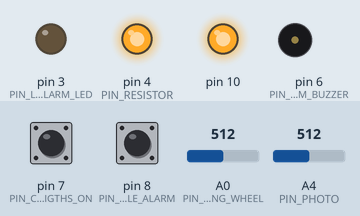
This sketch was run on a simulated Arduino Uno, built with avr-gcc and run on an emulated ATmega328P. On the bench: output pins drawn as LEDs (lit = HIGH), buzzer (waves = sounding, pin HIGH). The test bench sets the inputs (shaded band); at power-on: A0 (PIN_STEERING_WHEEL) = 512, pin 7 (PIN_CAR_LIGTHS_ON) HIGH, pin 8 (PIN_DISABLE_ALARM) HIGH, A4 (PIN_PHOTO) = 512.

Above: at 1.2 s.
1.3 s: A0 (PIN_STEERING_WHEEL) set to 716
Timing chart, 0 to 4.3 s (numbered marks = the images above; inputs shaded):
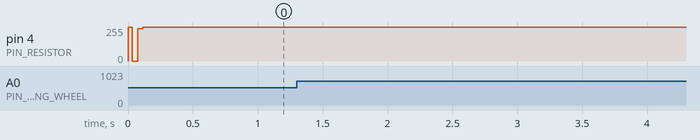

The sketch:

toyota_combo_1.ino
```cpp
#include "SteeringWheelController.h"
#include "LightsReminderController.h"

#include <SPI.h>

#define PIN_STEERING_WHEEL A0
#define PIN_RESISTOR 4

#define PIN_PHOTO A4

#define PIN_LIGHTS_ALARM_LED 3
#define PIN_LIGHTS_ALARM_BUZZER 6

#define PIN_DISABLE_ALARM 8
#define PIN_CAR_LIGTHS_ON 7

SteeringWheelController steeringWheelController(
                  PIN_STEERING_WHEEL,
                  PIN_RESISTOR);

LightsReminderController lightsReminderController(
                  PIN_PHOTO,
                  PIN_LIGHTS_ALARM_LED,
                  PIN_LIGHTS_ALARM_BUZZER,
                  PIN_DISABLE_ALARM,
                  PIN_CAR_LIGTHS_ON);

void setup() {
  steeringWheelController.setup();
  lightsReminderController.setup();
  SPI.begin();
  steeringWheelController.afterSetup();
}

void loop() {
  steeringWheelController.check();
  lightsReminderController.check();
}
```

CustomCommand.h
```cpp
#define COMMAND_NONE 0
#define COMMAND_VOLUME_UP 1
#define COMMAND_VOLUME_DOWN 2
#define COMMAND_CHANNEL_UP 3
#define COMMAND_CHANNEL_DOWN 4
#define COMMAND_MODE 5
```

LightsAlarm.cpp
```cpp
#include "LightsAlarm.h"
#include <Arduino.h>

LightsAlarm::LightsAlarm(int pinLed, int pinBuzzer) {
    pinLed_ = pinLed;
    pinBuzzer_ = pinBuzzer;
    alarmCount_ = 0;
}

void LightsAlarm::setup() {
  pinMode(pinLed_, OUTPUT);
  pinMode(pinBuzzer_, OUTPUT);
}

void LightsAlarm::alarmWithLED() {
  int led = LOW;
  if (alarmCount_ == 0 || alarmCount_ == 1
      || alarmCount_ == 5 || alarmCount_ == 9)
    led = HIGH;
  digitalWrite(pinLed_, led);
}

void LightsAlarm::alarmWithTone() {
  if (alarmCount_ == 0)
    tone(pinBuzzer_, 1976);
  else if (alarmCount_ == 1)
    tone(pinBuzzer_, 1760);
  else
    noTone(pinBuzzer_);
}

void LightsAlarm::alarmTickOn() {
  alarmWithLED();
  alarmWithTone();

  if (++alarmCount_ >= 40)
    alarmCount_ = 0;
}

void LightsAlarm::alarmOff() {
  digitalWrite(pinLed_, LOW);
  noTone(pinBuzzer_);
  alarmCount_ = 0;
}
```

LightsAlarm.h
```cpp
class LightsAlarm {
private:
    int pinLed_;
    int pinBuzzer_;
    int alarmCount_;
    void alarmWithLED();
    void alarmWithTone();
public:
    LightsAlarm(int pinLed, int pinBuzzer);
    void setup();
    void alarmTickOn();
    void alarmOff();
};
```

LightsReminderController.cpp
```cpp
#include "LightsReminderController.h"
#include <Arduino.h>

#define SENSOR_TOO_DARK 200
#define SENSOR_DAY_LIGHT 300

#define ARROW_NIGHT_VALUE 0
#define ARROW_DAY_VALUE 40

bool isTooDarkSensor(int photoValue) {
  return photoValue <= SENSOR_TOO_DARK;
}

bool isDayLightSensor(int photoValue) {
  return photoValue >= SENSOR_DAY_LIGHT;
}

LightsReminderController::LightsReminderController(int pinPhoto, int pinLightsAlarmLed,
    int pinLightsAlarmBuzzer, int pinDisable,
    int pinLightsAlreadyOn)
    : photo_(pinPhoto), lightsAlarm_(pinLightsAlarmLed, pinLightsAlarmBuzzer) {
    lastLightsCheckedAt_ = 0;
    arrow_ = ARROW_DAY_VALUE;
    pinDisable_ = pinDisable;
    pinLightsAlreadyOn_ = pinLightsAlreadyOn;
    day_ = true;
}

void LightsReminderController::setup() {
    photo_.setup();
    lightsAlarm_.setup();
    pinMode(pinDisable_, INPUT_PULLUP);
    pinMode(pinLightsAlreadyOn_, INPUT_PULLUP);
}

bool LightsReminderController::timeToCheckLights() {
  unsigned long now = millis();
  unsigned long passed = now - lastLightsCheckedAt_;
  if (passed >= 250 /*ms*/) {
    lastLightsCheckedAt_ = now;
    return true;
  } else {
    return false;
  }
}

bool LightsReminderController::isCarLightsOn() {
  return digitalRead(pinLightsAlreadyOn_) == LOW;
}

bool LightsReminderController::isDisableAlarm() {
  return digitalRead(pinDisable_) == LOW;
}

void LightsReminderController::analyzeDayOrNight(int photoValue) {
  if (isTooDarkSensor(photoValue))
    arrow_ -= 1;

  if (isDayLightSensor(photoValue))
    arrow_ += 2; // Move the arrow faster from night to day: += 2

  if (isDisableAlarm() || isCarLightsOn())
    arrow_ = ARROW_DAY_VALUE;

  if (arrow_ >= ARROW_DAY_VALUE) {
    arrow_ = ARROW_DAY_VALUE;
    day_ = true;
  }

  if (arrow_ <= ARROW_NIGHT_VALUE) {
    arrow_ = ARROW_NIGHT_VALUE;
    day_ = false;
  }
}

void LightsReminderController::check() {
  if (!timeToCheckLights())
    return;

  analyzeDayOrNight(photo_.readSensor());

  if (day_)
    lightsAlarm_.alarmOff();
  else
    lightsAlarm_.alarmTickOn();
}
```

LightsReminderController.h
```cpp
#include "PhotoSensor.h"
#include "LightsAlarm.h"

class LightsReminderController {
private:
    PhotoSensor photo_;
    LightsAlarm lightsAlarm_;
    int pinDisable_;
    int pinLightsAlreadyOn_;
    unsigned long lastLightsCheckedAt_;
    int arrow_;
    bool day_;

    bool timeToCheckLights();
    void analyzeDayOrNight(int photoValue);
    bool isCarLightsOn();
    bool isDisableAlarm();

public:
    LightsReminderController(int pinPhoto,
        int pinLightsAlarmLed,
        int pinLightsAlarmBuzzer, int pinDisable,
        int pinLightsAlreadyOn);
    void setup();
    void check();
};
```

MCP4151_104E.cpp
```cpp
#include "MCP4151_104E.h"
#include <Arduino.h>
#include <SPI.h>

/*
 * Connect/disconnect the R0W
 */
void setPotOnOff(int potPin, bool on) {
  digitalWrite(potPin, LOW);
  delay(1);

  SPI.transfer(B01000001);

  if (on)
    SPI.transfer(B11111111);
  else
    SPI.transfer(B11011101);

  delay(1);
  digitalWrite(potPin, HIGH);
  delay(1);
}

void setPot(int potPin, int steps) {
  digitalWrite(potPin, LOW);
  delay(1);
  SPI.transfer(B00000000 | ((steps >> 8) & 0x01));
  SPI.transfer(steps & 0xFF);
  delay(1);
  digitalWrite(potPin, HIGH);
  delay(1);
}

MCP4151_104E::MCP4151_104E(int pin) {
    pin_ = pin;
    isConnected_ = true;
}

void MCP4151_104E::setup() {
    pinMode(pin_, OUTPUT);
}

void MCP4151_104E::connect() {
  setPotOnOff(pin_, true);
}

void MCP4151_104E::disconnect() {
  setPotOnOff(pin_, false);
}

void MCP4151_104E::set(int value_0_256) {
  setPot(pin_, value_0_256);
}
```

MCP4151_104E.h
```cpp
/* MCP4151-104E, 100 kOhm, 257 steps */

class MCP4151_104E {
private:
    int pin_;
    bool isConnected_;
public:
    MCP4151_104E(int pin);
    void setup();
    void connect();
    void disconnect();
    void set(int value_0_256);
};
```

PhotoSensor.cpp
```cpp
#include "PhotoSensor.h"
#include <Arduino.h>

PhotoSensor::PhotoSensor(int pin) {
    pin_ = pin;
}

void PhotoSensor::setup() {
  pinMode(pin_, INPUT);
}

int PhotoSensor::readSensor() {
  return analogRead(pin_);
}
```

PhotoSensor.h
```cpp
class PhotoSensor {
private:
    int pin_;
public:
    PhotoSensor(int pin);
    void setup();
    int readSensor();
};
```

Pioneer_Radio.cpp
```cpp
#include "Pioneer_Radio.h"
#include "CustomCommand.h"
#include <Arduino.h>

Pioneer_Radio::Pioneer_Radio(int potPin): pot_(potPin) {
    prevCommand_ = COMMAND_NONE;
}

void Pioneer_Radio::setup() {
    pot_.setup();
}

void Pioneer_Radio::afterSetup() {
    pot_.disconnect();
}

void Pioneer_Radio::enableResistor(int steps) {
    pot_.set(steps);
    pot_.connect();
}

void Pioneer_Radio::sendCommand(int command) {
    if (prevCommand_ == command)
        return;

    prevCommand_ = command;

    pot_.disconnect();

    switch(command) {
        case COMMAND_MODE: // 1200
            enableResistor(2); // att and long press - voice
            break;
        case COMMAND_CHANNEL_UP: // 8000
            enableResistor(18);
            break;
        case COMMAND_CHANNEL_DOWN: // 11250
            enableResistor(26);
            break;
        case COMMAND_VOLUME_UP: // 16000
            enableResistor(38);
            break;
        case COMMAND_VOLUME_DOWN: // 24000
            enableResistor(58);
            break;
    }

    if (command != COMMAND_NONE)
        delay(50);
}
```

Pioneer_Radio.h
```cpp
#include "MCP4151_104E.h"

class Pioneer_Radio {
private:
    MCP4151_104E pot_;
    int prevCommand_;
    void enableResistor(int steps);
public:
    Pioneer_Radio(int potPin);
    void setup();
    void afterSetup();
    void sendCommand(int command);
};
```

SteeringWheelController.cpp
```cpp
#include "SteeringWheelController.h"
#include <Arduino.h>

SteeringWheelController::SteeringWheelController(int pinSteering, int pinRadioPot)
    : steering_(pinSteering), radio_(pinRadioPot) {
}

void SteeringWheelController::setup() {
  steering_.setup();
  radio_.setup();
}

void SteeringWheelController::afterSetup() {
  radio_.afterSetup();
}

void SteeringWheelController::check() {
  int carButtonCommand = steering_.readButtonCommand();
  radio_.sendCommand(carButtonCommand);
}
```

SteeringWheelController.h
```cpp
#include "Toyota_SteeringWheel.h"
#include "Pioneer_Radio.h"

class SteeringWheelController {
private:
    Toyota_SteeringWheel steering_;
    Pioneer_Radio radio_;
public:
    SteeringWheelController(int pinSteering, int pinRadioPot);
    void setup();
    void afterSetup();
    void check();
};
```

Toyota_SteeringWheel.cpp
```cpp
#include "Toyota_SteeringWheel.h"
#include "CustomCommand.h"
#include <Arduino.h>

// Read the value 2 times with 25ms delay.
// If the reads are the same or very close,
// assume it is a good read.
int readCarVoltage(int pin) {
  long voltage1 = analogRead(pin);
  while (1) {
    delay(25);
    long voltage2 = analogRead(pin);
    if (abs(voltage2 - voltage1) < 5 )
      return (int) ((voltage1 + voltage2) / 2);
    voltage1 = voltage2;
  }
}

int guessCurrentButton(long carVoltage) {
  if (abs(40 - carVoltage) <= 40)
    return COMMAND_CHANNEL_UP;

  if (abs(270 - carVoltage) <= 40)
    return COMMAND_CHANNEL_DOWN;

  if (abs(380 - carVoltage) <= 40)
    return COMMAND_MODE;

  if (abs(523 - carVoltage) <= 40)
    return COMMAND_VOLUME_UP;

  if (abs(770 - carVoltage) <= 40)
    return COMMAND_VOLUME_DOWN;

  return COMMAND_NONE;
}

Toyota_SteeringWheel::Toyota_SteeringWheel(int analogPin) {
    analogPin_ = analogPin;
}

void Toyota_SteeringWheel::setup() {
    pinMode(analogPin_, INPUT);
}

int Toyota_SteeringWheel::readButtonCommand() {
    return guessCurrentButton(readCarVoltage(analogPin_));
}
```

Toyota_SteeringWheel.h
```cpp
class Toyota_SteeringWheel {
private:
    int analogPin_;
public:
    Toyota_SteeringWheel(int analogPin);
    void setup();
    int readButtonCommand();
};
```
